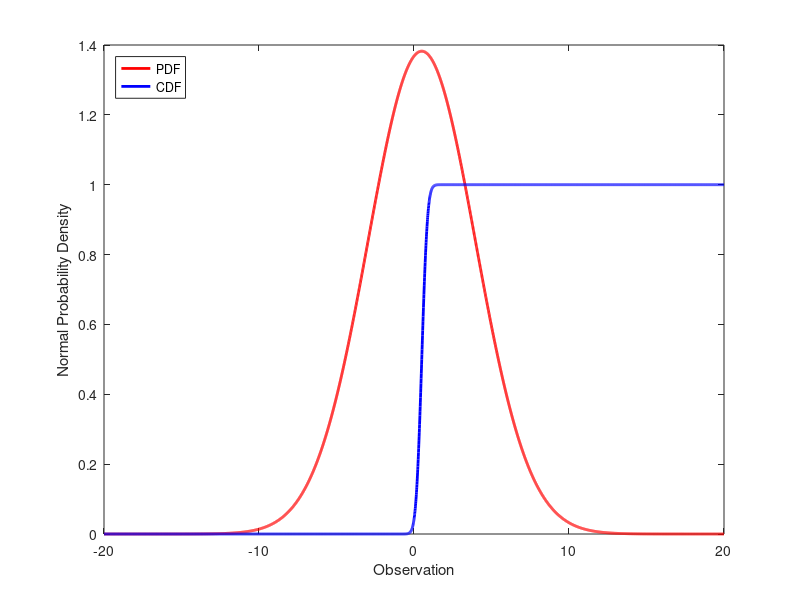

MATLAB code for this plot:
clc;
clear all;
close all;
r=rand(1,1000000);
M=mean(r)
V=var(r)
x=-20:0.01:20;
pdf=exp(-((x-M).^2)/2*V)/sqrt(2*pi*V);
cdf=1/2*(1+erf((x-M)/sqrt(2*V)));
plot(x,pdf,'r','LineWidth',2);
hold on;
plot(x,cdf,'b','LineWidth',2);
legend({'PDF','CDF'},'Location','northwest');
xlabel('Observation');
ylabel('Normal Probability Density');
hold off;
